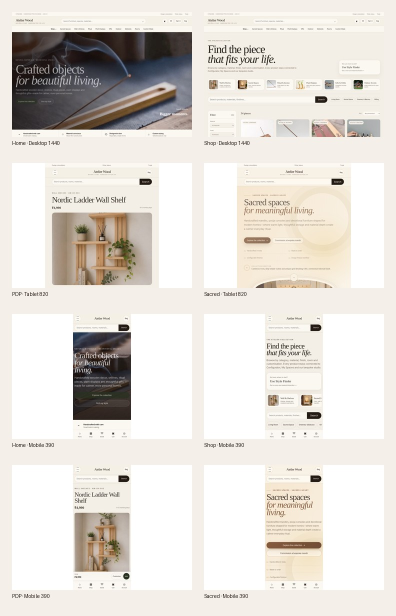
#> input picture RESPONSIVE_AUDIT_SHEET.jpg, 792 x 1232 px (shown at 1/2 size)
$ python visual_worker.py ../RESPONSIVE_AUDIT_SHEET.jpg
#> lines starting #> are read from the running program, lines starting #| are printed output that depends on the picture
#!/usr/bin/env python3
import sys, json
from PIL import Image, ImageStat

def classify(rgb, brightness):
    r,g,b=rgb
    warmth=(r-b)/255.0
    if brightness>205: mood='light-airy'
    elif brightness<95: mood='moody-deep'
    else: mood='balanced-warm' if warmth>0.06 else 'balanced-neutral'
    palette=[]
    if warmth>0.08: palette=['warm ivory','natural oak','walnut']
    elif warmth<-0.05: palette=['soft grey','ash','charcoal']
    else: palette=['stone','natural wood','muted olive']
    return mood,palette

def main():
    if len(sys.argv)<2: print(json.dumps({'ok':False,'error':'image required'})); return 2
    try:
        with Image.open(sys.argv[1]) as im:
#> im is the input picture: PIL image 792x1232 RGB; mean R, G, B 226, 221.4, 215.7
            im=im.convert('RGB'); im.thumbnail((720,720))
#> after `im.thumbnail((720, 720))`:
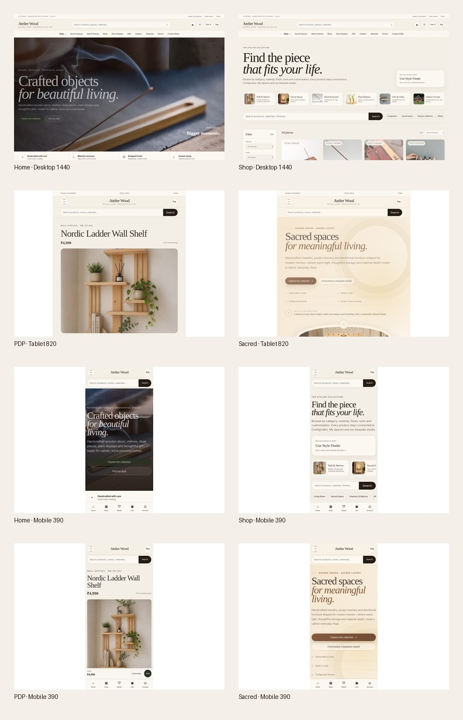
#> im: PIL image 463x720 RGB; mean R, G, B 225.9, 221.4, 215.7
            stat=ImageStat.Stat(im); rgb=[int(x) for x in stat.mean[:3]]; brightness=int(sum(rgb)/3)
#> after `rgb = [int(x) for x in stat.mean[:3]]`: rgb = [225, 221, 215]
#> after `brightness = int(sum(rgb) / 3)`: brightness = 220
            mood,palette=classify(rgb,brightness)
#> in classify, `r,g,b=rgb`: r = 225; g = 221; b = 215
#> in classify, `warmth=(r-b)/255.0`: warmth = 0.0392
#> mood = 'light-airy'; palette = ['stone', 'natural wood', 'muted olive']
            print(json.dumps({'ok':True,'provider':'sandbox-pillow-v1','average_rgb':rgb,'brightness':brightness,'visual_mood':mood,'palette':palette,'confidence':0.58}))
#| {"ok": true, "provider": "sandbox-pillow-v1", "average_rgb": [225, 221, 215], "brightness": 220, "visual_mood": "light-airy", "palette": ["stone", "natural wood", "muted olive"], "confidence": 0.58}
            return 0
    except Exception as e:
        print(json.dumps({'ok':False,'error':str(e)})); return 1
if __name__=='__main__': raise SystemExit(main())
#> (the program exits here)
